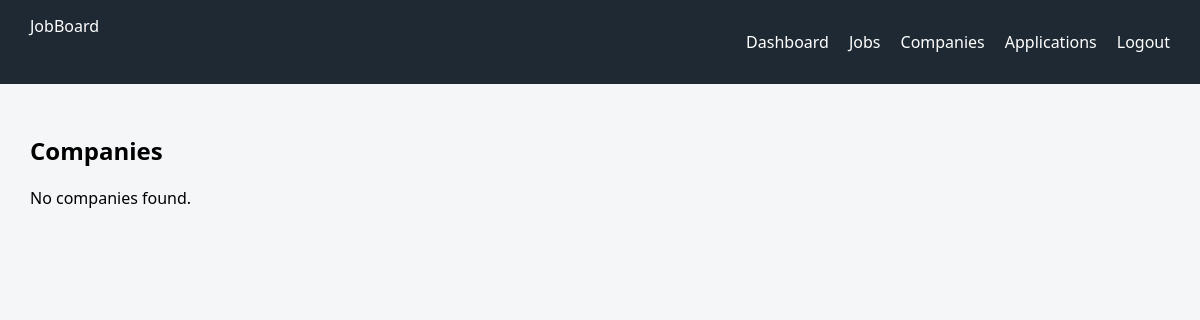
Before: /companies-ui/ (signed in) with the older database file.
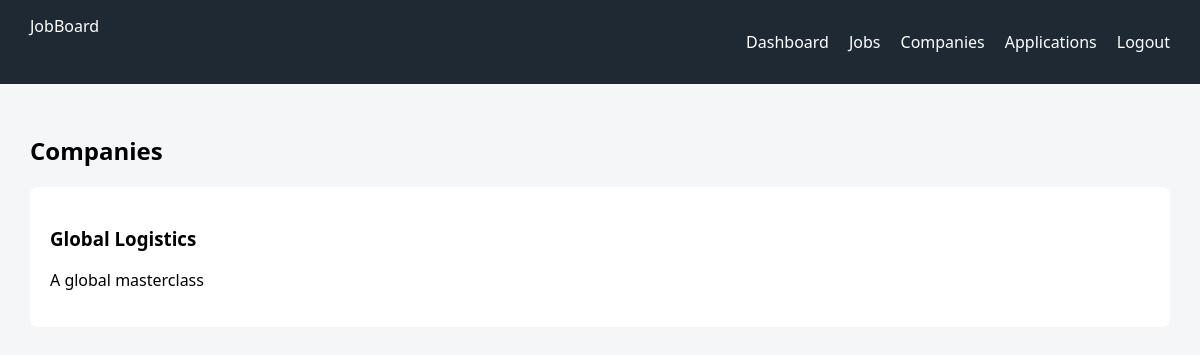
After: the same page with the newer database file.
### companies/models.py (models this page shows, shortened)
class Company(models.Model):
    name = models.CharField(max_length=255)
    description = models.TextField()
    location = models.CharField(max_length=255, default='Unknown')
    website = models.URLField(blank=True, null=True)
    owner = models.ForeignKey(
        User,
        on_delete=models.CASCADE,
        related_name='companies'
    )

### frontend/views.py (the view)
# urls.py: path('companies-ui/', companies_ui, name='companies_ui'),
@login_required
def companies_ui(request):
    companies = Company.objects.all()
    return render(request, 'companies.html', {'companies': companies})

### frontend/templates/companies.html (shortened to what this page needs)
{% extends "base.html" %}
{% block content %}
<h2>Companies</h2>
<div class="list">
{% for company in companies %}
    <div class="list-item">
        <h3>{{ company.name }}</h3>
        <p>{{ company.description }}</p>
    </div>
{% empty %}
    <p>No companies found.</p>
{% endfor %}
</div>
{% endblock %}

Changed rows visible on the page:
added Company: name "Global Logistics", description "A global masterclass"
Other visible differences:
text no longer shown: "No companies found."
